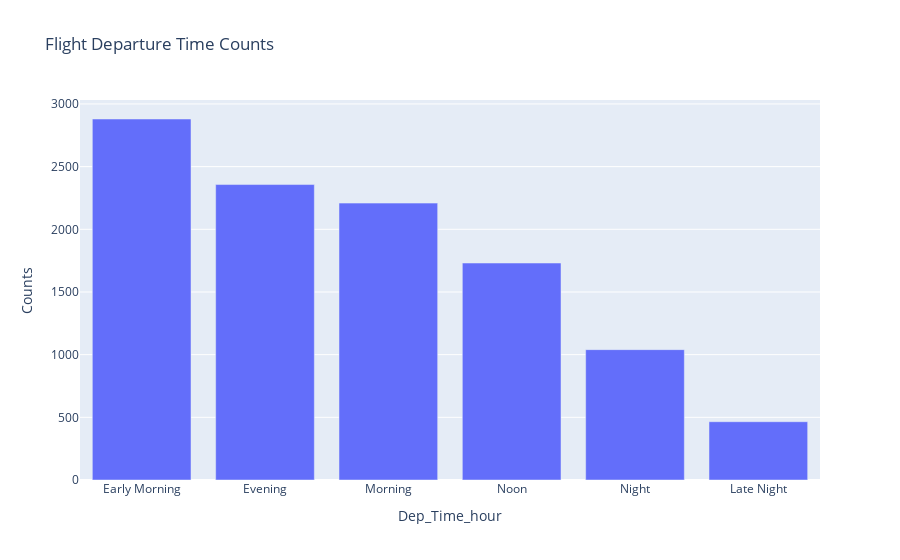

This figure's notebook cell:
### Code cell
fig.show()

### Figure 1 — Plotly figure (JSON) as saved in the notebook; plotly's stock layout.template omitted (floating-point values rounded to 4 significant figures)
{"data": [{"alignmentgroup": "True", "hovertemplate": "Dep_Time_hour=%{x}<br>Counts=%{y}<extra></extra>", "legendgroup": "", "marker": {"color": "#636efa", "pattern": {"shape": ""}}, "name": "", "offsetgroup": "", "orientation": "v", "showlegend": false, "textposition": "auto", "type": "bar", "x": ["Early Morning", "Evening", "Morning", "Noon", "Night", "Late Night"], "xaxis": "x", "y": [2880, 2357, 2209, 1731, 1040, 465], "yaxis": "y"}], "layout": {"autosize": true, "barmode": "relative", "legend": {"tracegroupgap": 0}, "title": {"text": "Flight Departure Time Counts"}, "xaxis": {"anchor": "y", "autorange": true, "domain": [0, 1], "range": [-0.5, 5.5], "title": {"text": "Dep_Time_hour"}, "type": "category"}, "yaxis": {"anchor": "x", "autorange": true, "domain": [0, 1], "range": [0, 3032.0], "title": {"text": "Counts"}, "type": "linear"}}}
